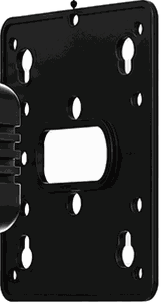
#> input picture nexora/assets/layers/bracket.png, 161 x 304 px, given in place of exploded.png, which was not available
$ python explode2.py
#> lines starting #> are read from the running program, lines starting #| are printed output that depends on the picture; pictures that were not available may be replaced by others from this repository, and a replacement may not be noted
from PIL import Image, ImageFilter
from collections import deque
import os, json

im = Image.open("uploads/exploded.png").convert("RGBA")
#> im is the input picture: PIL image 161x304 RGBA; mean R, G, B, A 58.2, 58.7, 58.1, 242.9
im = im.crop((0,150,im.width,im.height))
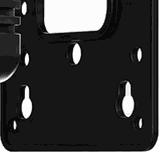
#> im: PIL image 161x154 RGBA; mean R, G, B, A 54.9, 55.5, 54.8, 247.4; transparent parts drawn white
W,H = im.size
#> W = 161; H = 154

px = im.load(); seen = bytearray(W*H); q = deque()
def bg(x,y):
    r,g,b,a = px[x,y]
    return min(r,g,b) >= 226 and (max(r,g,b)-min(r,g,b)) <= 18
for x in range(W):
    for y in (0,H-1):
        if not seen[y*W+x] and bg(x,y): seen[y*W+x]=1; q.append((x,y))
#> this loop made 161 passes
for y in range(H):
    for x in (0,W-1):
        if not seen[y*W+x] and bg(x,y): seen[y*W+x]=1; q.append((x,y))
#> this loop made 154 passes
while q:
    x,y=q.popleft()
    for dx,dy in ((1,0),(-1,0),(0,1),(0,-1)):
        nx,ny=x+dx,y+dy
        if 0<=nx<W and 0<=ny<H and not seen[ny*W+nx] and bg(nx,ny):
            seen[ny*W+nx]=1; q.append((nx,ny))
for y in range(H):
    b0=y*W
    for x in range(W):
        if seen[b0+x]:
            r,g,bb,_=px[x,y]; px[x,y]=(r,g,bb,0)
im.putalpha(im.getchannel("A").filter(ImageFilter.GaussianBlur(0.5)))

CUTS = [(38,336,"glass"),(336,512,"touch"),(512,700,"lcd"),
        (700,895,"pcb"),(895,995,"power"),(995,1206,"housing"),(1206,1372,"bracket")]
NAMES = {"glass":"Tempered glass touch screen","touch":"Capacitive touch panel",
         "lcd":"LCD display","pcb":"Main board","power":"Power supply board",
         "housing":"Back housing","bracket":"Wall mount bracket"}
os.makedirs("cutouts/layers", exist_ok=True)
meta=[]
for x0,x1,key in CUTS:
    part = im.crop((x0,0,x1,H))
    bbx = part.getbbox()
    if not bbx: print("  EMPTY", key); continue
    part = part.crop(bbx)
    part.save(f"cutouts/layers/{key}.png")
    meta.append({"key":key,"label":NAMES[key],
                 "cx":round(((x0+bbx[0])+(x0+bbx[2]))/2/W,5),   # centre as a fraction of canvas
                 "cy":round((bbx[1]+bbx[3])/2/H,5),
                 "w":round(part.width/W,5),"h":round(part.height/H,5)})
    print(f"  {key:<8} {part.width:>4}x{part.height:<4} centre x {meta[-1]['cx']:.3f}")
#> this loop made 7 passes
#|   glass     123x154  centre x 0.618
#> pass 1, `part = im.crop((x0,0,x1,H))`:
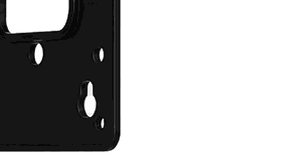
#> part: PIL image 298x154 RGBA; mean R, G, B, A 24.1, 24.4, 24.1, 91.4; transparent parts drawn white
#> pass 1, `part = part.crop(bbx)`:
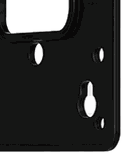
#> part: PIL image 123x154 RGBA; mean R, G, B, A 58.5, 59.1, 58.4, 221.5; transparent parts drawn white
#> after the loop: part: PIL image 166x154 RGBA; every value is 0
json.dump({"canvas":[W,H],"parts":meta}, open("cutouts/layers/layout.json","w"), indent=1)

# contact sheet on black to check every cut
CW,CH,P=200,420,10
sheet=Image.new("RGB",(CW*len(meta),CH),(10,9,8))
for i,m in enumerate(meta):
    t=Image.open(f"cutouts/layers/{m['key']}.png").convert("RGBA")
    t.thumbnail((CW-2*P,CH-2*P), Image.LANCZOS)
    sheet.paste(t,(i*CW+(CW-t.width)//2,(CH-t.height)//2),t)
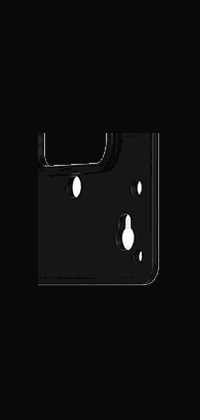
#> sheet: PIL image 200x420 RGB; mean R, G, B 13.9, 13.2, 12.3
sheet.save("audit/layers-check.png")

$ run again, on nexora/assets/layers/pcb.png
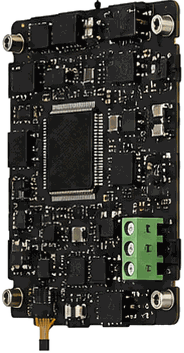
#> input picture nexora/assets/layers/pcb.png, 184 x 353 px, given in place of exploded.png, which was not available
#> im is the input picture: PIL image 184x353 RGBA; mean R, G, B, A 83.7, 83.7, 79.5, 215.4
#> `im = im.crop((0,150,im.width,im.height))`:
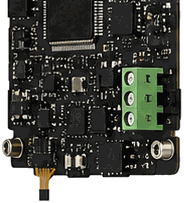
#> im: PIL image 184x203 RGBA; mean R, G, B, A 90.3, 91.2, 85.6, 208.5; transparent parts drawn white
#> the loop `for x in range(W):` made 184 passes
#> the loop `for x0,x1,key in CUTS:` made 7 passes
#|   glass     146x203  centre x 0.603
#> `sheet.paste(t,(i*CW+(CW-t.width)//2,(CH-t.height)//2),t)`:
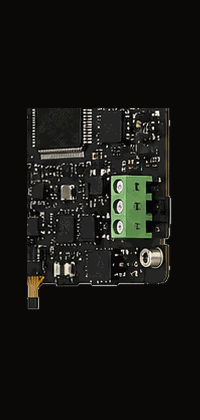
#> sheet: PIL image 200x420 RGB; mean R, G, B 23.4, 23.2, 20.3

$ run again, on nexora/assets/layers/power.png
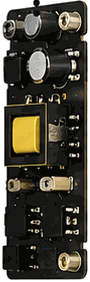
#> input picture nexora/assets/layers/power.png, 90 x 282 px, given in place of exploded.png, which was not available
#> im is the input picture: PIL image 90x282 RGBA; mean R, G, B, A 77.9, 74.4, 64.6, 230.3
#> `im = im.crop((0,150,im.width,im.height))`:
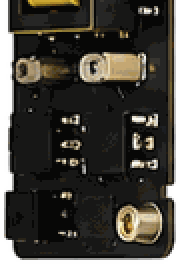
#> im: PIL image 90x132 RGBA (shown 2 times larger); mean R, G, B, A 66.3, 63.5, 57.1, 231.8; transparent parts drawn white
#> the loop `for x in range(W):` made 90 passes
#> the loop `for y in range(H):` made 132 passes
#> the loop `for y in range(H):` made 132 passes
#> the loop `for x0,x1,key in CUTS:` made 7 passes
#|   glass      52x132  centre x 0.711
#> `sheet.paste(t,(i*CW+(CW-t.width)//2,(CH-t.height)//2),t)`:
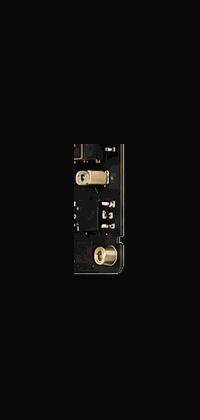
#> sheet: PIL image 200x420 RGB; mean R, G, B 13.5, 12.3, 10.8
